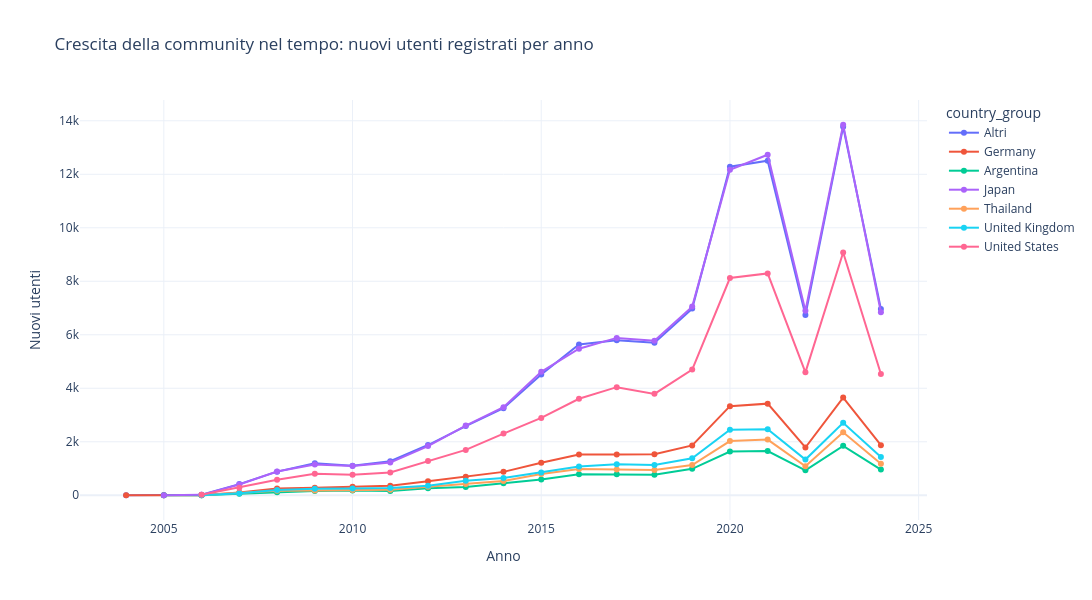

Write notebook code for a chart like this one.
### Markdown cell above
## Come si è evoluta nel tempo la crescita della community / nuovi utenti per gli anime nelle aree dove sono più concentrate?

### Code cell
# conversione joined + anno
profiles["joined"] = pd.to_datetime(profiles["joined"], errors="coerce")
profiles["joined_year"] = profiles["joined"].dt.year

#filtro anni
profiles = profiles[(profiles["joined_year"] >= 1917) & (profiles["joined_year"] <= 2024)]

#Top 6 paesi per numero tot di utenti
top_countries = (
    profiles.dropna(subset=["country"])
            .groupby("country")["username"]
            .nunique()
            .sort_values(ascending=False)
            .head(6)
            .index
)
profiles["country_group"] = profiles["country"].where(profiles["country"].isin(top_countries), "Altri")

# nuovi utenti per anno
trend = (
    profiles.dropna(subset=["joined_year", "country_group"])
            .groupby(["joined_year", "country_group"])["username"]
            .nunique()
            .reset_index(name="n_users")
)

#line chart
fig = px.line(
    trend,
    x="joined_year",
    y="n_users",
    color="country_group",
    markers=True,
    title="Crescita della community nel tempo: nuovi utenti registrati per anno "
)

fig.update_layout(
    template="plotly_white",
    width=1100, height=600,
    xaxis_title="Anno",
    yaxis_title="Nuovi utenti"
)
fig.show()

### Figure 1 — Plotly figure (JSON) as saved in the notebook; plotly's stock layout.template omitted (floating-point values rounded to 4 significant figures)
{"data": [{"hovertemplate": "country_group=Altri<br>joined_year=%{x}<br>n_users=%{y}<extra></extra>", "legendgroup": "Altri", "line": {"color": "#636efa", "dash": "solid"}, "marker": {"symbol": "circle"}, "mode": "lines+markers", "name": "Altri", "orientation": "v", "showlegend": true, "x": [2004.0, 2005.0, 2006.0, 2007.0, 2008.0, 2009.0, 2010.0, 2011.0, 2012.0, 2013.0, 2014.0, 2015.0, 2016.0, 2017.0, 2018.0, 2019.0, 2020.0, 2021.0, 2022.0, 2023.0, 2024.0], "xaxis": "x", "y": [1, 3, 18, 418, 884, 1198, 1105, 1275, 1879, 2587, 3253, 4517, 5641, 5795, 5701, 6978, 12286, 12508, 6741, 13778, 6962], "yaxis": "y", "type": "scatter"}, {"hovertemplate": "country_group=Germany<br>joined_year=%{x}<br>n_users=%{y}<extra></extra>", "legendgroup": "Germany", "line": {"color": "#EF553B", "dash": "solid"}, "marker": {"symbol": "circle"}, "mode": "lines+markers", "name": "Germany", "orientation": "v", "showlegend": true, "x": [2004.0, 2005.0, 2006.0, 2007.0, 2008.0, 2009.0, 2010.0, 2011.0, 2012.0, 2013.0, 2014.0, 2015.0, 2016.0, 2017.0, 2018.0, 2019.0, 2020.0, 2021.0, 2022.0, 2023.0, 2024.0], "xaxis": "x", "y": [1, 1, 3, 103, 256, 283, 323, 354, 523, 688, 875, 1215, 1528, 1528, 1536, 1865, 3331, 3426, 1786, 3651, 1873], "yaxis": "y", "type": "scatter"}, {"hovertemplate": "country_group=Argentina<br>joined_year=%{x}<br>n_users=%{y}<extra></extra>", "legendgroup": "Argentina", "line": {"color": "#00cc96", "dash": "solid"}, "marker": {"symbol": "circle"}, "mode": "lines+markers", "name": "Argentina", "orientation": "v", "showlegend": true, "x": [2005.0, 2006.0, 2007.0, 2008.0, 2009.0, 2010.0, 2011.0, 2012.0, 2013.0, 2014.0, 2015.0, 2016.0, 2017.0, 2018.0, 2019.0, 2020.0, 2021.0, 2022.0, 2023.0, 2024.0], "xaxis": "x", "y": [2, 1, 57, 114, 164, 179, 160, 261, 306, 447, 591, 783, 782, 771, 988, 1635, 1655, 932, 1848, 962], "yaxis": "y", "type": "scatter"}, {"hovertemplate": "country_group=Japan<br>joined_year=%{x}<br>n_users=%{y}<extra></extra>", "legendgroup": "Japan", "line": {"color": "#ab63fa", "dash": "solid"}, "marker": {"symbol": "circle"}, "mode": "lines+markers", "name": "Japan", "orientation": "v", "showlegend": true, "x": [2005.0, 2006.0, 2007.0, 2008.0, 2009.0, 2010.0, 2011.0, 2012.0, 2013.0, 2014.0, 2015.0, 2016.0, 2017.0, 2018.0, 2019.0, 2020.0, 2021.0, 2022.0, 2023.0, 2024.0], "xaxis": "x", "y": [3, 16, 404, 890, 1154, 1093, 1221, 1838, 2608, 3290, 4616, 5479, 5884, 5776, 7053, 12166, 12732, 6899, 13852, 6842], "yaxis": "y", "type": "scatter"}, {"hovertemplate": "country_group=Thailand<br>joined_year=%{x}<br>n_users=%{y}<extra></extra>", "legendgroup": "Thailand", "line": {"color": "#FFA15A", "dash": "solid"}, "marker": {"symbol": "circle"}, "mode": "lines+markers", "name": "Thailand", "orientation": "v", "showlegend": true, "x": [2006.0, 2007.0, 2008.0, 2009.0, 2010.0, 2011.0, 2012.0, 2013.0, 2014.0, 2015.0, 2016.0, 2017.0, 2018.0, 2019.0, 2020.0, 2021.0, 2022.0, 2023.0, 2024.0], "xaxis": "x", "y": [6, 81, 171, 178, 198, 206, 320, 424, 530, 795, 984, 960, 941, 1129, 2025, 2083, 1087, 2357, 1181], "yaxis": "y", "type": "scatter"}, {"hovertemplate": "country_group=United Kingdom<br>joined_year=%{x}<br>n_users=%{y}<extra></extra>", "legendgroup": "United Kingdom", "line": {"color": "#19d3f3", "dash": "solid"}, "marker": {"symbol": "circle"}, "mode": "lines+markers", "name": "United Kingdom", "orientation": "v", "showlegend": true, "x": [2006.0, 2007.0, 2008.0, 2009.0, 2010.0, 2011.0, 2012.0, 2013.0, 2014.0, 2015.0, 2016.0, 2017.0, 2018.0, 2019.0, 2020.0, 2021.0, 2022.0, 2023.0, 2024.0], "xaxis": "x", "y": [4, 75, 197, 248, 252, 269, 354, 541, 650, 853, 1077, 1161, 1132, 1385, 2454, 2472, 1334, 2709, 1433], "yaxis": "y", "type": "scatter"}, {"hovertemplate": "country_group=United States<br>joined_year=%{x}<br>n_users=%{y}<extra></extra>", "legendgroup": "United States", "line": {"color": "#FF6692", "dash": "solid"}, "marker": {"symbol": "circle"}, "mode": "lines+markers", "name": "United States", "orientation": "v", "showlegend": true, "x": [2006.0, 2007.0, 2008.0, 2009.0, 2010.0, 2011.0, 2012.0, 2013.0, 2014.0, 2015.0, 2016.0, 2017.0, 2018.0, 2019.0, 2020.0, 2021.0, 2022.0, 2023.0, 2024.0], "xaxis": "x", "y": [16, 284, 579, 801, 769, 851, 1283, 1697, 2307, 2892, 3607, 4042, 3791, 4700, 8122, 8294, 4596, 9076, 4536], "yaxis": "y", "type": "scatter"}], "layout": {"xaxis": {"anchor": "y", "domain": [0.0, 1.0], "title": {"text": "Anno"}}, "yaxis": {"anchor": "x", "domain": [0.0, 1.0], "title": {"text": "Nuovi utenti"}}, "legend": {"title": {"text": "country_group"}, "tracegroupgap": 0}, "title": {"text": "Crescita della community nel tempo: nuovi utenti registrati per anno "}, "width": 1100, "height": 600}}
